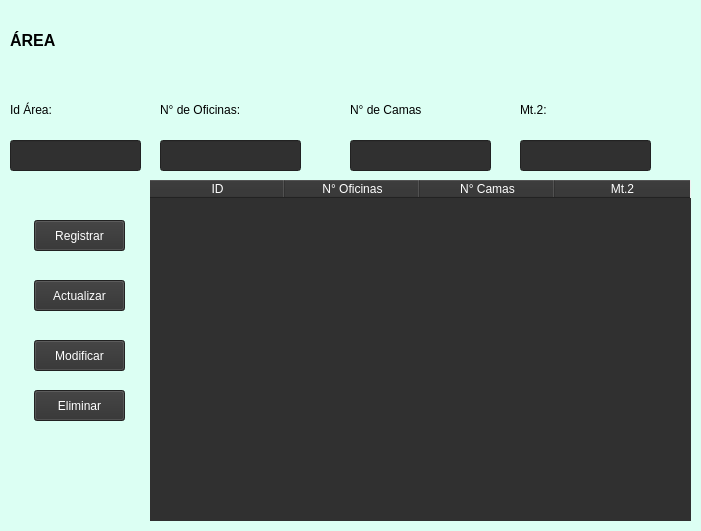
<?xml version="1.0" encoding="UTF-8"?>
<ui version="4.0">
 <class>mainWindow</class>
 <widget class="QMainWindow" name="mainWindow">
  <property name="geometry">
   <rect>
    <x>0</x>
    <y>0</y>
    <width>701</width>
    <height>531</height>
   </rect>
  </property>
  <property name="minimumSize">
   <size>
    <width>701</width>
    <height>531</height>
   </size>
  </property>
  <property name="maximumSize">
   <size>
    <width>701</width>
    <height>531</height>
   </size>
  </property>
  <property name="sizeIncrement">
   <size>
    <width>701</width>
    <height>531</height>
   </size>
  </property>
  <property name="baseSize">
   <size>
    <width>701</width>
    <height>531</height>
   </size>
  </property>
  <property name="windowTitle">
   <string>Áreas Médicas</string>
  </property>
  <widget class="QWidget" name="centralwidget">
   <widget class="QLabel" name="label_2">
    <property name="geometry">
     <rect>
      <x>160</x>
      <y>100</y>
      <width>141</width>
      <height>20</height>
     </rect>
    </property>
    <property name="styleSheet">
     <string notr="true">font: 75 16pt &quot;MS Shell Dlg 2&quot;;</string>
    </property>
    <property name="text">
     <string>N° de Oficinas:</string>
    </property>
   </widget>
   <widget class="QLabel" name="label_3">
    <property name="geometry">
     <rect>
      <x>350</x>
      <y>100</y>
      <width>141</width>
      <height>20</height>
     </rect>
    </property>
    <property name="styleSheet">
     <string notr="true">font: 75 16pt &quot;MS Shell Dlg 2&quot;;</string>
    </property>
    <property name="text">
     <string>N° de Camas</string>
    </property>
   </widget>
   <widget class="QLabel" name="label_4">
    <property name="geometry">
     <rect>
      <x>520</x>
      <y>100</y>
      <width>51</width>
      <height>20</height>
     </rect>
    </property>
    <property name="styleSheet">
     <string notr="true">font: 75 16pt &quot;MS Shell Dlg 2&quot;;</string>
    </property>
    <property name="text">
     <string>Mt.2:</string>
    </property>
   </widget>
   <widget class="QLabel" name="label_5">
    <property name="geometry">
     <rect>
      <x>10</x>
      <y>100</y>
      <width>81</width>
      <height>20</height>
     </rect>
    </property>
    <property name="styleSheet">
     <string notr="true">
font: 75 16pt &quot;MS Shell Dlg 2&quot;;</string>
    </property>
    <property name="text">
     <string>Id Área:</string>
    </property>
   </widget>
   <widget class="QLineEdit" name="txtId">
    <property name="geometry">
     <rect>
      <x>10</x>
      <y>140</y>
      <width>131</width>
      <height>31</height>
     </rect>
    </property>
    <property name="styleSheet">
     <string notr="true">background-color: #303030;
color: rgb(255, 255, 255);
font: 11pt &quot;MS Shell Dlg 2&quot;;</string>
    </property>
   </widget>
   <widget class="QLineEdit" name="txtNumeroOficinas">
    <property name="geometry">
     <rect>
      <x>160</x>
      <y>140</y>
      <width>141</width>
      <height>31</height>
     </rect>
    </property>
    <property name="styleSheet">
     <string notr="true">background-color: #303030;
color: rgb(255, 255, 255);
font: 11pt &quot;MS Shell Dlg 2&quot;;</string>
    </property>
   </widget>
   <widget class="QLineEdit" name="txtNumeroCamas">
    <property name="geometry">
     <rect>
      <x>350</x>
      <y>140</y>
      <width>141</width>
      <height>31</height>
     </rect>
    </property>
    <property name="styleSheet">
     <string notr="true">background-color: #303030;
color: rgb(255, 255, 255);
font: 11pt &quot;MS Shell Dlg 2&quot;;</string>
    </property>
   </widget>
   <widget class="QLineEdit" name="txtMt2">
    <property name="geometry">
     <rect>
      <x>520</x>
      <y>140</y>
      <width>131</width>
      <height>31</height>
     </rect>
    </property>
    <property name="styleSheet">
     <string notr="true">background-color: #303030;
color: rgb(255, 255, 255);
font: 11pt &quot;MS Shell Dlg 2&quot;;</string>
    </property>
   </widget>
   <widget class="QTableWidget" name="tblAreas">
    <property name="geometry">
     <rect>
      <x>150</x>
      <y>180</y>
      <width>541</width>
      <height>341</height>
     </rect>
    </property>
    <property name="styleSheet">
     <string notr="true">QTableWidget{

color: white;
border:none;
font: 11pt &quot;MS Shell Dlg 2&quot;;
background-color: #303030;

}
QHeaderView::section{
background-color: #303030;
color: white;
font: 11pt &quot;MS Shell Dlg 2&quot;;

}</string>
    </property>
    <attribute name="horizontalHeaderDefaultSectionSize">
     <number>135</number>
    </attribute>
    <column>
     <property name="text">
      <string>ID</string>
     </property>
    </column>
    <column>
     <property name="text">
      <string>N° Oficinas</string>
     </property>
    </column>
    <column>
     <property name="text">
      <string>N° Camas</string>
     </property>
    </column>
    <column>
     <property name="text">
      <string>Mt.2</string>
     </property>
    </column>
   </widget>
   <widget class="QPushButton" name="btnRegistrar">
    <property name="geometry">
     <rect>
      <x>34</x>
      <y>220</y>
      <width>91</width>
      <height>31</height>
     </rect>
    </property>
    <property name="styleSheet">
     <string notr="true">font: 75 12pt &quot;MS Shell Dlg 2&quot;;
background-color: #303030;
color: rgb(255, 255, 255);</string>
    </property>
    <property name="text">
     <string>Registrar</string>
    </property>
   </widget>
   <widget class="QPushButton" name="btnEliminar">
    <property name="geometry">
     <rect>
      <x>34</x>
      <y>390</y>
      <width>91</width>
      <height>31</height>
     </rect>
    </property>
    <property name="styleSheet">
     <string notr="true">font: 75 12pt &quot;MS Shell Dlg 2&quot;;
background-color: #303030;
color: rgb(255, 255, 255);</string>
    </property>
    <property name="text">
     <string>Eliminar</string>
    </property>
   </widget>
   <widget class="QPushButton" name="btnModificar">
    <property name="geometry">
     <rect>
      <x>34</x>
      <y>340</y>
      <width>91</width>
      <height>31</height>
     </rect>
    </property>
    <property name="styleSheet">
     <string notr="true">font: 75 12pt &quot;MS Shell Dlg 2&quot;;
background-color: #303030;
color: rgb(255, 255, 255);</string>
    </property>
    <property name="text">
     <string>Modificar</string>
    </property>
   </widget>
   <widget class="QPushButton" name="btnActualizar">
    <property name="geometry">
     <rect>
      <x>34</x>
      <y>280</y>
      <width>91</width>
      <height>31</height>
     </rect>
    </property>
    <property name="styleSheet">
     <string notr="true">font: 75 12pt &quot;MS Shell Dlg 2&quot;;
background-color: #303030;
color: rgb(255, 255, 255);</string>
    </property>
    <property name="text">
     <string>Actualizar</string>
    </property>
   </widget>
   <widget class="QLabel" name="label_6">
    <property name="geometry">
     <rect>
      <x>0</x>
      <y>0</y>
      <width>741</width>
      <height>541</height>
     </rect>
    </property>
    <property name="styleSheet">
     <string notr="true">background-color: rgb(220, 255, 243);</string>
    </property>
    <property name="text">
     <string/>
    </property>
   </widget>
   <widget class="QLabel" name="label_7">
    <property name="geometry">
     <rect>
      <x>570</x>
      <y>10</y>
      <width>121</width>
      <height>81</height>
     </rect>
    </property>
    <property name="text">
     <string/>
    </property>
    <property name="pixmap">
     <pixmap>../View/icon/cuidado-de-la-salud.png</pixmap>
    </property>
    <property name="scaledContents">
     <bool>true</bool>
    </property>
   </widget>
   <widget class="QLabel" name="label_8">
    <property name="geometry">
     <rect>
      <x>10</x>
      <y>30</y>
      <width>71</width>
      <height>21</height>
     </rect>
    </property>
    <property name="font">
     <font>
      <pointsize>12</pointsize>
      <weight>75</weight>
      <bold>true</bold>
     </font>
    </property>
    <property name="text">
     <string>ÁREA</string>
    </property>
   </widget>
   <zorder>label_6</zorder>
   <zorder>label_2</zorder>
   <zorder>label_3</zorder>
   <zorder>label_4</zorder>
   <zorder>label_5</zorder>
   <zorder>txtId</zorder>
   <zorder>txtNumeroOficinas</zorder>
   <zorder>txtNumeroCamas</zorder>
   <zorder>txtMt2</zorder>
   <zorder>tblAreas</zorder>
   <zorder>btnRegistrar</zorder>
   <zorder>btnEliminar</zorder>
   <zorder>btnModificar</zorder>
   <zorder>btnActualizar</zorder>
   <zorder>label_7</zorder>
   <zorder>label_8</zorder>
  </widget>
 </widget>
 <resources/>
 <connections/>
</ui>
